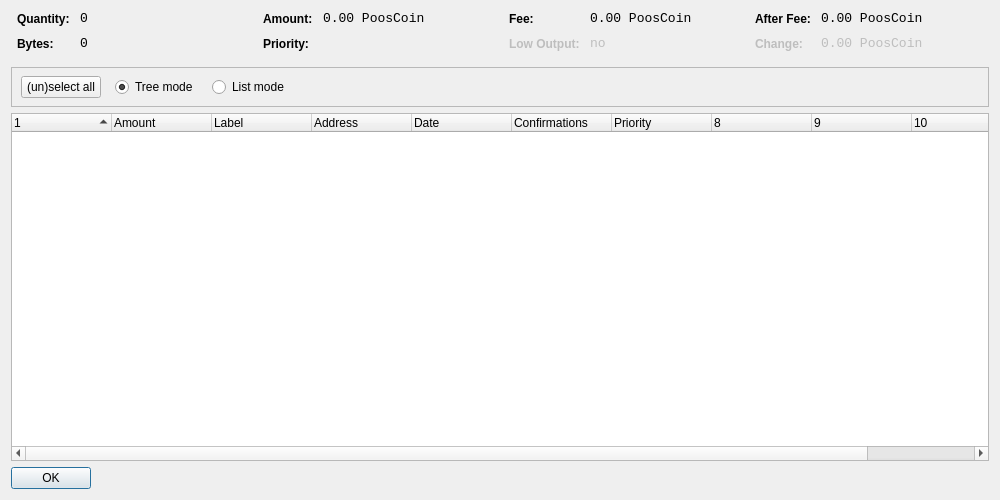
<?xml version="1.0" encoding="UTF-8"?>
<ui version="4.0">
 <class>CoinControlDialog</class>
 <widget class="QDialog" name="CoinControlDialog">
  <property name="geometry">
   <rect>
    <x>0</x>
    <y>0</y>
    <width>1000</width>
    <height>500</height>
   </rect>
  </property>
  <property name="windowTitle">
   <string>Coin Control</string>
  </property>
  <layout class="QVBoxLayout" name="verticalLayout">
   <item>
    <layout class="QHBoxLayout" name="horizontalLayoutTop" stretch="0,0,0,0">
     <property name="topMargin">
      <number>0</number>
     </property>
     <property name="bottomMargin">
      <number>10</number>
     </property>
     <item>
      <layout class="QFormLayout" name="formLayoutCoinControl1">
       <property name="horizontalSpacing">
        <number>10</number>
       </property>
       <property name="verticalSpacing">
        <number>10</number>
       </property>
       <property name="leftMargin">
        <number>6</number>
       </property>
       <property name="rightMargin">
        <number>6</number>
       </property>
       <item row="0" column="0">
        <widget class="QLabel" name="labelCoinControlQuantityText">
         <property name="styleSheet">
          <string notr="true">font-weight:bold;</string>
         </property>
         <property name="text">
          <string>Quantity:</string>
         </property>
        </widget>
       </item>
       <item row="0" column="1">
        <widget class="QLabel" name="labelCoinControlQuantity">
         <property name="font">
          <font>
           <family>Monospace</family>
           <pointsize>10</pointsize>
          </font>
         </property>
         <property name="cursor">
          <cursorShape>IBeamCursor</cursorShape>
         </property>
         <property name="contextMenuPolicy">
          <enum>Qt::ActionsContextMenu</enum>
         </property>
         <property name="text">
          <string>0</string>
         </property>
         <property name="textInteractionFlags">
          <set>Qt::LinksAccessibleByMouse|Qt::TextSelectableByKeyboard|Qt::TextSelectableByMouse</set>
         </property>
        </widget>
       </item>
       <item row="1" column="0">
        <widget class="QLabel" name="labelCoinControlBytesText">
         <property name="styleSheet">
          <string notr="true">font-weight:bold;</string>
         </property>
         <property name="text">
          <string>Bytes:</string>
         </property>
        </widget>
       </item>
       <item row="1" column="1">
        <widget class="QLabel" name="labelCoinControlBytes">
         <property name="font">
          <font>
           <family>Monospace</family>
           <pointsize>10</pointsize>
          </font>
         </property>
         <property name="cursor">
          <cursorShape>IBeamCursor</cursorShape>
         </property>
         <property name="contextMenuPolicy">
          <enum>Qt::ActionsContextMenu</enum>
         </property>
         <property name="text">
          <string>0</string>
         </property>
         <property name="textInteractionFlags">
          <set>Qt::LinksAccessibleByMouse|Qt::TextSelectableByKeyboard|Qt::TextSelectableByMouse</set>
         </property>
        </widget>
       </item>
      </layout>
     </item>
     <item>
      <layout class="QFormLayout" name="formLayoutCoinControl2">
       <property name="horizontalSpacing">
        <number>10</number>
       </property>
       <property name="verticalSpacing">
        <number>10</number>
       </property>
       <property name="leftMargin">
        <number>6</number>
       </property>
       <property name="rightMargin">
        <number>6</number>
       </property>
       <item row="0" column="0">
        <widget class="QLabel" name="labelCoinControlAmountText">
         <property name="styleSheet">
          <string notr="true">font-weight:bold;</string>
         </property>
         <property name="text">
          <string>Amount:</string>
         </property>
        </widget>
       </item>
       <item row="0" column="1">
        <widget class="QLabel" name="labelCoinControlAmount">
         <property name="font">
          <font>
           <family>Monospace</family>
           <pointsize>10</pointsize>
          </font>
         </property>
         <property name="cursor">
          <cursorShape>IBeamCursor</cursorShape>
         </property>
         <property name="contextMenuPolicy">
          <enum>Qt::ActionsContextMenu</enum>
         </property>
         <property name="text">
          <string>0.00 PoosCoin</string>
         </property>
         <property name="textInteractionFlags">
          <set>Qt::LinksAccessibleByMouse|Qt::TextSelectableByKeyboard|Qt::TextSelectableByMouse</set>
         </property>
        </widget>
       </item>
       <item row="1" column="0">
        <widget class="QLabel" name="labelCoinControlPriorityText">
         <property name="styleSheet">
          <string notr="true">font-weight:bold;</string>
         </property>
         <property name="text">
          <string>Priority:</string>
         </property>
        </widget>
       </item>
       <item row="1" column="1">
        <widget class="QLabel" name="labelCoinControlPriority">
         <property name="font">
          <font>
           <family>Monospace</family>
           <pointsize>10</pointsize>
          </font>
         </property>
         <property name="cursor">
          <cursorShape>IBeamCursor</cursorShape>
         </property>
         <property name="contextMenuPolicy">
          <enum>Qt::ActionsContextMenu</enum>
         </property>
         <property name="text">
          <string/>
         </property>
         <property name="textInteractionFlags">
          <set>Qt::LinksAccessibleByMouse|Qt::TextSelectableByKeyboard|Qt::TextSelectableByMouse</set>
         </property>
        </widget>
       </item>
      </layout>
     </item>
     <item>
      <layout class="QFormLayout" name="formLayoutCoinControl3">
       <property name="horizontalSpacing">
        <number>10</number>
       </property>
       <property name="verticalSpacing">
        <number>10</number>
       </property>
       <property name="leftMargin">
        <number>6</number>
       </property>
       <property name="rightMargin">
        <number>6</number>
       </property>
       <item row="0" column="0">
        <widget class="QLabel" name="labelCoinControlFeeText">
         <property name="styleSheet">
          <string notr="true">font-weight:bold;</string>
         </property>
         <property name="text">
          <string>Fee:</string>
         </property>
        </widget>
       </item>
       <item row="0" column="1">
        <widget class="QLabel" name="labelCoinControlFee">
         <property name="font">
          <font>
           <family>Monospace</family>
           <pointsize>10</pointsize>
          </font>
         </property>
         <property name="cursor">
          <cursorShape>IBeamCursor</cursorShape>
         </property>
         <property name="contextMenuPolicy">
          <enum>Qt::ActionsContextMenu</enum>
         </property>
         <property name="text">
          <string>0.00 PoosCoin</string>
         </property>
         <property name="textInteractionFlags">
          <set>Qt::LinksAccessibleByMouse|Qt::TextSelectableByKeyboard|Qt::TextSelectableByMouse</set>
         </property>
        </widget>
       </item>
       <item row="1" column="0">
        <widget class="QLabel" name="labelCoinControlLowOutputText">
         <property name="enabled">
          <bool>false</bool>
         </property>
         <property name="styleSheet">
          <string notr="true">font-weight:bold;</string>
         </property>
         <property name="text">
          <string>Low Output:</string>
         </property>
        </widget>
       </item>
       <item row="1" column="1">
        <widget class="QLabel" name="labelCoinControlLowOutput">
         <property name="enabled">
          <bool>false</bool>
         </property>
         <property name="font">
          <font>
           <family>Monospace</family>
           <pointsize>10</pointsize>
          </font>
         </property>
         <property name="cursor">
          <cursorShape>IBeamCursor</cursorShape>
         </property>
         <property name="contextMenuPolicy">
          <enum>Qt::ActionsContextMenu</enum>
         </property>
         <property name="text">
          <string>no</string>
         </property>
         <property name="textInteractionFlags">
          <set>Qt::LinksAccessibleByMouse|Qt::TextSelectableByKeyboard|Qt::TextSelectableByMouse</set>
         </property>
        </widget>
       </item>
      </layout>
     </item>
     <item>
      <layout class="QFormLayout" name="formLayoutCoinControl4">
       <property name="horizontalSpacing">
        <number>10</number>
       </property>
       <property name="verticalSpacing">
        <number>10</number>
       </property>
       <property name="leftMargin">
        <number>6</number>
       </property>
       <property name="rightMargin">
        <number>6</number>
       </property>
       <item row="0" column="0">
        <widget class="QLabel" name="labelCoinControlAfterFeeText">
         <property name="styleSheet">
          <string notr="true">font-weight:bold;</string>
         </property>
         <property name="text">
          <string>After Fee:</string>
         </property>
        </widget>
       </item>
       <item row="0" column="1">
        <widget class="QLabel" name="labelCoinControlAfterFee">
         <property name="font">
          <font>
           <family>Monospace</family>
           <pointsize>10</pointsize>
          </font>
         </property>
         <property name="cursor">
          <cursorShape>IBeamCursor</cursorShape>
         </property>
         <property name="contextMenuPolicy">
          <enum>Qt::ActionsContextMenu</enum>
         </property>
         <property name="text">
          <string>0.00 PoosCoin</string>
         </property>
         <property name="textInteractionFlags">
          <set>Qt::LinksAccessibleByMouse|Qt::TextSelectableByKeyboard|Qt::TextSelectableByMouse</set>
         </property>
        </widget>
       </item>
       <item row="1" column="0">
        <widget class="QLabel" name="labelCoinControlChangeText">
         <property name="enabled">
          <bool>false</bool>
         </property>
         <property name="styleSheet">
          <string notr="true">font-weight:bold;</string>
         </property>
         <property name="text">
          <string>Change:</string>
         </property>
        </widget>
       </item>
       <item row="1" column="1">
        <widget class="QLabel" name="labelCoinControlChange">
         <property name="enabled">
          <bool>false</bool>
         </property>
         <property name="font">
          <font>
           <family>Monospace</family>
           <pointsize>10</pointsize>
          </font>
         </property>
         <property name="cursor">
          <cursorShape>IBeamCursor</cursorShape>
         </property>
         <property name="contextMenuPolicy">
          <enum>Qt::ActionsContextMenu</enum>
         </property>
         <property name="text">
          <string>0.00 PoosCoin</string>
         </property>
         <property name="textInteractionFlags">
          <set>Qt::LinksAccessibleByMouse|Qt::TextSelectableByKeyboard|Qt::TextSelectableByMouse</set>
         </property>
        </widget>
       </item>
      </layout>
     </item>
    </layout>
   </item>
   <item>
    <widget class="QFrame" name="frame">
     <property name="minimumSize">
      <size>
       <width>0</width>
       <height>40</height>
      </size>
     </property>
     <property name="frameShape">
      <enum>QFrame::StyledPanel</enum>
     </property>
     <property name="frameShadow">
      <enum>QFrame::Sunken</enum>
     </property>
     <widget class="QWidget" name="horizontalLayoutWidget">
      <property name="geometry">
       <rect>
        <x>10</x>
        <y>0</y>
        <width>781</width>
        <height>41</height>
       </rect>
      </property>
      <layout class="QHBoxLayout" name="horizontalLayoutPanel" stretch="0,0,0,0,0">
       <property name="spacing">
        <number>14</number>
       </property>
       <item>
        <widget class="QPushButton" name="pushButtonSelectAll">
         <property name="sizePolicy">
          <sizepolicy hsizetype="Maximum" vsizetype="Fixed">
           <horstretch>0</horstretch>
           <verstretch>0</verstretch>
          </sizepolicy>
         </property>
         <property name="text">
          <string>(un)select all</string>
         </property>
        </widget>
       </item>
       <item>
        <widget class="QRadioButton" name="radioTreeMode">
         <property name="sizePolicy">
          <sizepolicy hsizetype="Maximum" vsizetype="Fixed">
           <horstretch>0</horstretch>
           <verstretch>0</verstretch>
          </sizepolicy>
         </property>
         <property name="text">
          <string>Tree mode</string>
         </property>
         <property name="checked">
          <bool>true</bool>
         </property>
        </widget>
       </item>
       <item>
        <widget class="QRadioButton" name="radioListMode">
         <property name="sizePolicy">
          <sizepolicy hsizetype="Maximum" vsizetype="Fixed">
           <horstretch>0</horstretch>
           <verstretch>0</verstretch>
          </sizepolicy>
         </property>
         <property name="text">
          <string>List mode</string>
         </property>
        </widget>
       </item>
       <item>
        <spacer name="horizontalSpacer">
         <property name="orientation">
          <enum>Qt::Horizontal</enum>
         </property>
         <property name="sizeHint" stdset="0">
          <size>
           <width>40</width>
           <height>20</height>
          </size>
         </property>
        </spacer>
       </item>
      </layout>
     </widget>
    </widget>
   </item>
   <item>
    <widget class="CoinControlTreeWidget" name="treeWidget">
     <property name="contextMenuPolicy">
      <enum>Qt::CustomContextMenu</enum>
     </property>
     <property name="sortingEnabled">
      <bool>false</bool>
     </property>
     <property name="columnCount">
      <number>11</number>
     </property>
     <attribute name="headerShowSortIndicator" stdset="0">
      <bool>true</bool>
     </attribute>
     <attribute name="headerStretchLastSection">
      <bool>false</bool>
     </attribute>
     <column>
      <property name="text">
       <string/>
      </property>
     </column>
     <column>
      <property name="text">
       <string>Amount</string>
      </property>
     </column>
     <column>
      <property name="text">
       <string>Label</string>
      </property>
     </column>
     <column>
      <property name="text">
       <string>Address</string>
      </property>
     </column>
     <column>
      <property name="text">
       <string>Date</string>
      </property>
     </column>
     <column>
      <property name="text">
       <string>Confirmations</string>
      </property>
      <property name="toolTip">
       <string>Confirmed</string>
      </property>
     </column>
     <column>
      <property name="text">
       <string>Priority</string>
      </property>
     </column>
     <column>
      <property name="text">
       <string/>
      </property>
     </column>
     <column>
      <property name="text">
       <string/>
      </property>
     </column>
     <column>
      <property name="text">
       <string/>
      </property>
     </column>
     <column>
      <property name="text">
       <string/>
      </property>
     </column>
    </widget>
   </item>
   <item>
    <widget class="QDialogButtonBox" name="buttonBox">
     <property name="sizePolicy">
      <sizepolicy hsizetype="Maximum" vsizetype="Fixed">
       <horstretch>0</horstretch>
       <verstretch>0</verstretch>
      </sizepolicy>
     </property>
     <property name="orientation">
      <enum>Qt::Horizontal</enum>
     </property>
     <property name="standardButtons">
      <set>QDialogButtonBox::Ok</set>
     </property>
    </widget>
   </item>
  </layout>
 </widget>
 <customwidgets>
  <customwidget>
   <class>CoinControlTreeWidget</class>
   <extends>QTreeWidget</extends>
   <header>coincontroltreewidget.h</header>
  </customwidget>
 </customwidgets>
 <resources/>
 <connections/>
</ui>
